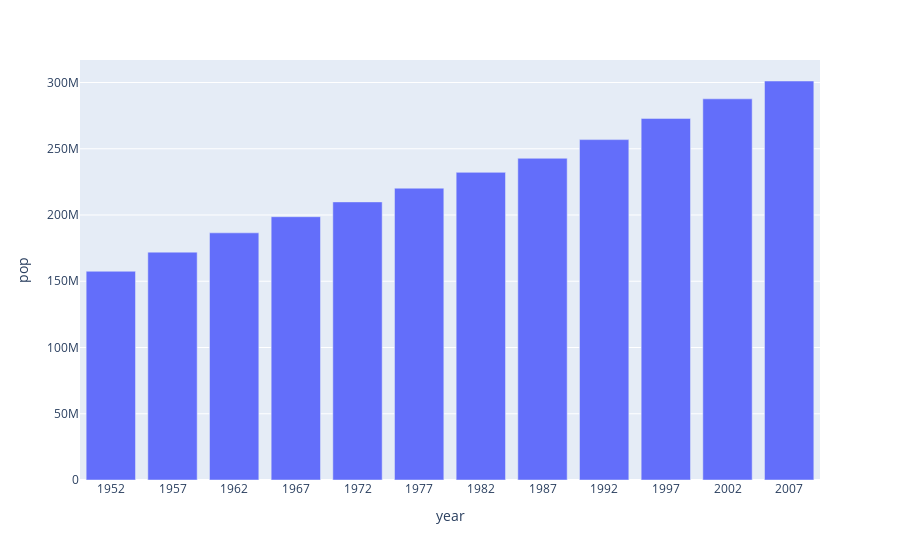

The cell this chart's notebook holds for it:
### Code cell
gm_usa = px.data.gapminder().query("country =='United States'")

fig = px.bar(gm_usa, x="year", y="pop")

fig.update_xaxes(tickmode="linear", tick0=1952, dtick=5)
# fig.update_yaxes(dtick=20000000)  

fig.show()

### Figure 1 — Plotly figure (JSON) as saved in the notebook; plotly's stock layout.template omitted (floating-point values rounded to 4 significant figures)
{"data": [{"alignmentgroup": "True", "hovertemplate": "year=%{x}<br>pop=%{y}<extra></extra>", "legendgroup": "", "marker": {"color": "#636efa", "pattern": {"shape": ""}}, "name": "", "offsetgroup": "", "orientation": "v", "showlegend": false, "textposition": "auto", "type": "bar", "x": [1952, 1957, 1962, 1967, 1972, 1977, 1982, 1987, 1992, 1997, 2002, 2007], "xaxis": "x", "y": [157553000, 171984000, 186538000, 198712000, 209896000, 220239000, 232187835, 242803533, 256894189, 272911760, 287675526, 301139947], "yaxis": "y"}], "layout": {"barmode": "relative", "legend": {"tracegroupgap": 0}, "margin": {"t": 60}, "xaxis": {"anchor": "y", "domain": [0, 1], "dtick": 5, "tick0": 1952, "tickmode": "linear", "title": {"text": "year"}}, "yaxis": {"anchor": "x", "domain": [0, 1], "title": {"text": "pop"}}}}
